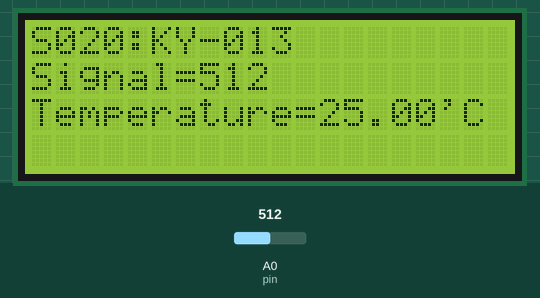
This sketch was run on a simulated Arduino Uno, built with avr-gcc and run on an emulated ATmega328P. On the bench: 20×4 character LCD. Inputs (shaded band) come from the test bench; at power-on: A0 (pin) = 512.

Above: at 2.2 s.
2.3 s: A0 (pin) set to 0
At 3.1 s:
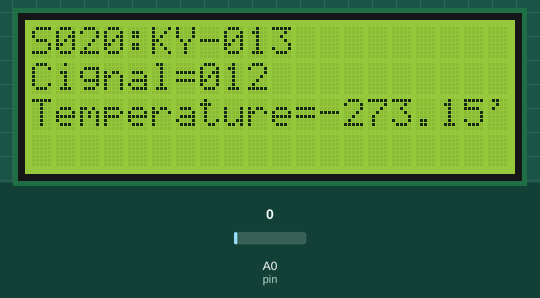
5.3 s: A0 (pin) set to 122
At 5.9 s:
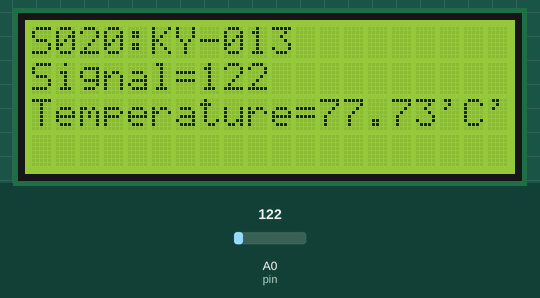
6.8 s: A0 (pin) set to 665
At 7.5 s:
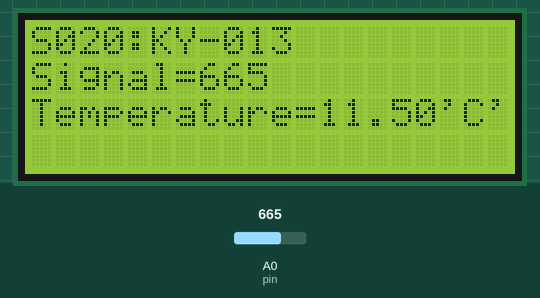
8.3 s: A0 (pin) set to 700
At 9.3 s:
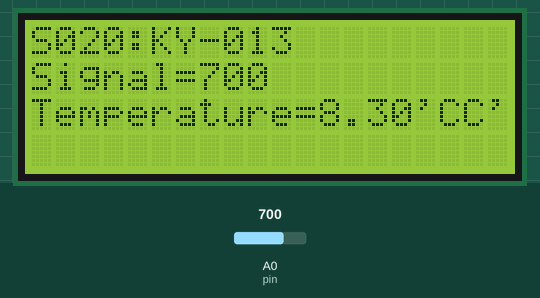
Timing chart, 0 to 10.8 s (numbered marks = the images above; inputs shaded):
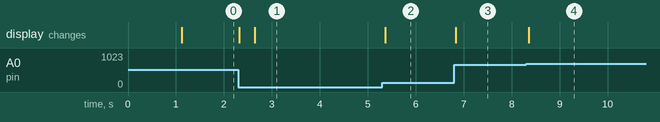

The sketch:

basic_test.ino
```cpp
/* Analog Temperature Sensor (KY-013) [S020] : http://rdiot.tistory.com/48 [RDIoT Demo] */

#include <Wire.h>
#include <LiquidCrystal_I2C.h>

LiquidCrystal_I2C lcd(0x27,20,4);  // LCD2004
int pin = A0;

void setup()
{
  lcd.init();  // initialize the lcd
  lcd.backlight();
  lcd.print("start LCD2004");

  pinMode(pin,INPUT);
  delay(1000);

  lcd.clear();
}

void loop()
{
  lcd.setCursor(0,0);
  lcd.print("S020:KY-013");

  lcd.setCursor(0,1);
  lcd.print("Signal=" + (String)analogRead(pin));

  lcd.setCursor(0,2);
  lcd.print("Temperature=" + (String)GetTemperature(analogRead(pin)) + "'C");
}

double GetTemperature(int v)
{
 double Temp;
 // Temp = log(10000.0*((1024.0 / v - 1)));// for pull-down configuration
 Temp = log(10000.0 / (1024.0 / v - 1));
 Temp = 1 / (0.001129148 + (0.000234125 + (0.0000000876741 * Temp * Temp))* Temp);
 Temp = Temp - 273.15; // Convert Kelvin to Celcius
 // Temp = (Temp * 9.0) / 5.0 + 32.0; // Convert Celcius to Fahrenheit
 return Temp;
}
```

Measured:
- the behaviour switches between 681 and 682 on A0 (pin) (found by bisection; images 3 and 4)
- after the input at 2.3 s, the display: first changes at once (image 1 shows a later state)
- after the input at 5.3 s, the display: changes after 0.06 s (image 2)
- after the input at 6.8 s, the display: changes at once (image 3)
- after the input at 8.3 s, the display: changes after 0.06 s (image 4)
